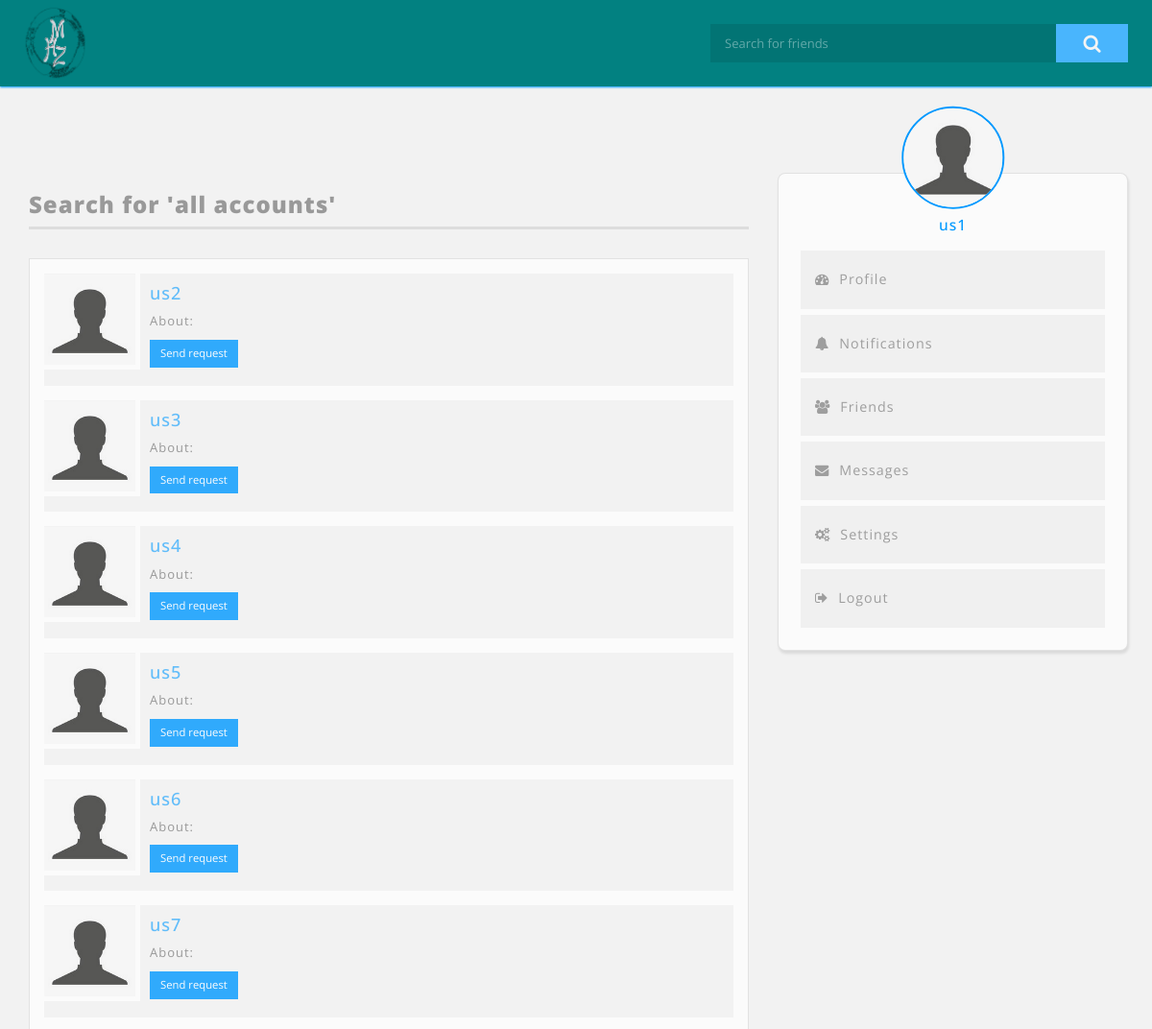
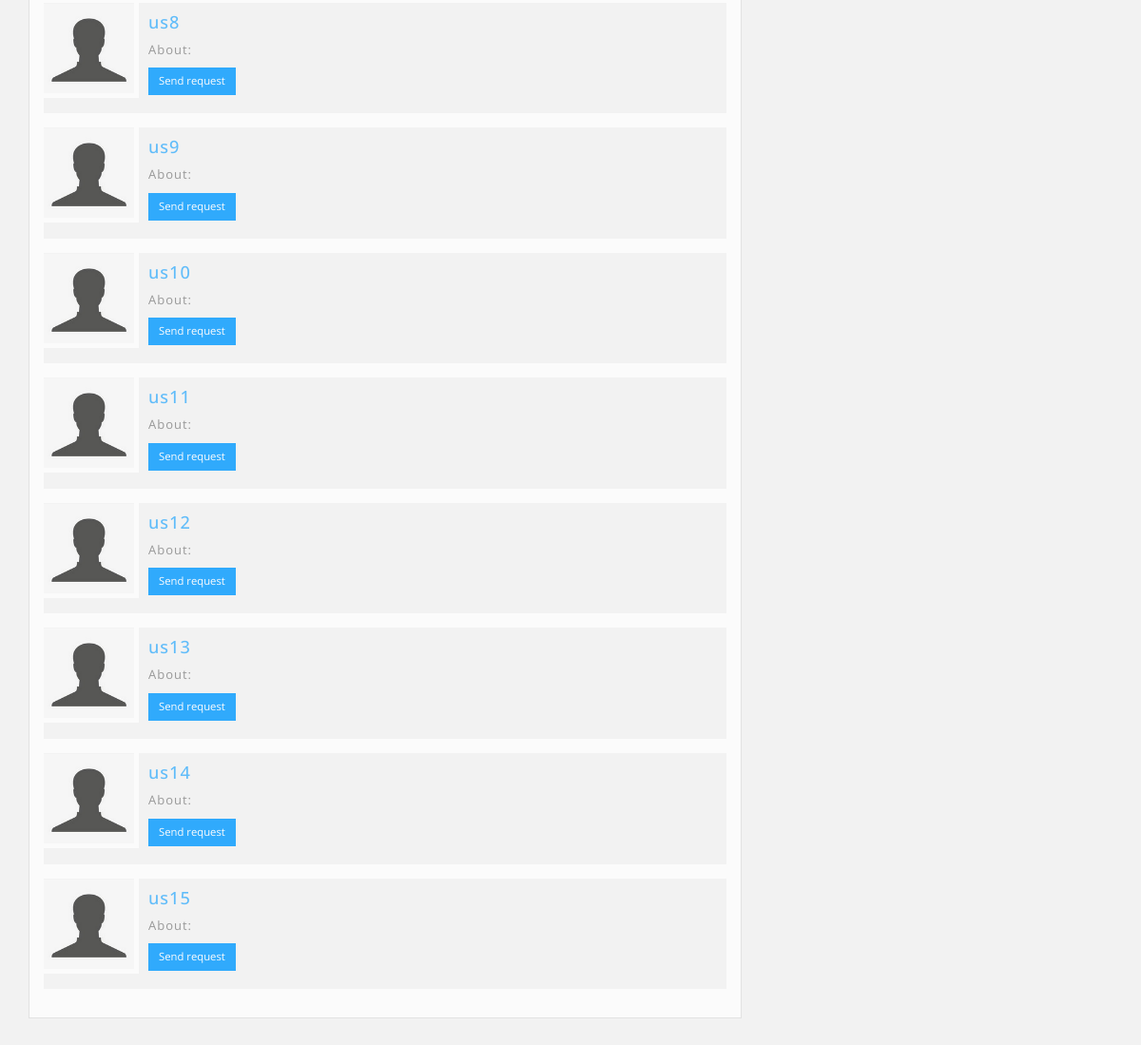
The page /search.php (signed in) on the database its author committed (2 pictures, top to bottom).
### tables this page shows
CREATE TABLE accounts (
    id INT PRIMARY KEY AUTO_INCREMENT,
    first_name CHAR(20) NOT NULL,
    last_name CHAR(20) NOT NULL,
    nick_name VARCHAR(40),
    email CHAR(50) UNIQUE NOT NULL,
    password CHAR(255) NOT NULL,
    picture TEXT,
    marital_status CHAR(20),
    data_of_birth DATE,
    gender CHAR(10),
    about TEXT,
    hometown VARCHAR(50)
);

### core/init.php (called while the page is built, shortened)
<?php
$coreClasses = [
    'Post'          => 'wall' . DS . 'Post',
    'Comment'       => 'wall' . DS . 'Comment',
    'Like'          => 'wall' . DS . 'Like',
    'User'          => 'account' . DS . 'User',
    'Profile'       => 'account' . DS . 'Profile',
    'Friend'        => 'account' . DS . 'Friend',
    'DB'            => 'utilities' . DS . 'DB',
    'Validator'     => 'utilities' . DS . 'Validator',
    'UploadedFile'  => 'utilities' . DS . 'UploadedFile',
    'Message'  => 'Message'
];
if (User::isLoggedin()) {
    $currentProfile = (new Profile($_SESSION['user']))->getData();
}
$userPath = BASEURL . 'uploads/users/';
$templates = PATH . 'include' . DS . 'template' . DS;
require $templates . 'header.php';

### classes/account/Friend.php (called while the page is built, shortened)
<?php
class Friend extends User
{
    private $userId;
    function __construct($id)
    {
        $this->userId = $id;
    }
    public function searchForFriends($search)
    {
        $search = "%$search%";
        $params = [
            ':me1'      => $this->userId,
            ':me2'      => $this->userId,
            ':me3'      => $this->userId,
            ':search1'  => $search,
            ':search2'  => $search,
            ':search3'  => $search,
            ':search4'  => $search
        ];
        $db = DB::getInstance();
        $db->select('accounts.*, requests.*
                        FROM
                            accounts
                        LEFT JOIN
                            requests
                          ON
                            (accounts.id = send_id AND received_id = :me1)
                                OR
                            (accounts.id = received_id AND send_id = :me2)
                        WHERE
                            accounts.id != :me3
                        AND (
                            first_name LIKE :search1
                                OR
                            last_name LIKE :search2
                                OR
                            nick_name LIKE :search3
                                OR
                            email LIKE :search4)', $params);
        return $db->results();
    }
}

### classes/utilities/DB.php (called while the page is built, shortened)
<?php
class DB
{
    private static $_instance;
    private $_pdo;
    private $_results;
    private $_errors = false;
    private function __construct()
    {
        try {
            $options = [
                PDO::MYSQL_ATTR_INIT_COMMAND => 'SET NAMES UTF8',
                PDO::ATTR_DEFAULT_FETCH_MODE => PDO::FETCH_OBJ,
                PDO::ATTR_ERRMODE => PDO::ERRMODE_EXCEPTION
            ];
            extract($GLOBALS['_config']);
            $this->_pdo = new PDO("mysql:host=$host;dbname=$database", $username, $password, $options);
        } catch (PDOException $e) {
            exit($e->getMessage());
        }
    }
    public static function getInstance()
    {
        if (!isset(self::$_instance)) {
            self::$_instance = new DB();
        } else {
            self::$_instance->_results = null;
            self::$_instance->_count = 0;
            self::$_instance->_lastId = 0;
            self::$_instance->_errors = false;
        }
        return self::$_instance;
    }
    private function query($sql, $params = [])
    {
        if ($statement = $this->_pdo->prepare($sql)) {
            if ($statement->execute($params)) {
                if (strpos($sql, 'SELECT') === 0) {
                    $this->_results = $statement->fetchAll();
                }
            } else {
                $this->_errors = true;
            }
        } else {
            $this->_errors = true;
        }
        return $this->_errors;
    }
    public function select($sql, $params = [])
    {
        $sql = 'SELECT ' . $sql;
        if (!$this->query($sql, $params)) {
            return $this->_results;
        }
        return false;
    }
    public function results()
    {
        return $this->_results;
    }
    public function first()
    {
        return $this->_results[0];
    }
}

### classes/account/Profile.php (called while the page is built, shortened)
<?php
class Profile extends User
{
    private $userId;
    function __construct($id, $data = null)
    {
        $this->userId = $id;
    }
    public function getData()
    {
        $db = DB::getInstance();
        $db->select('* FROM accounts WHERE id = :id', [
            ':id' => $this->userId
        ]);
        $user = $db->first();
        $user->nick_name = self::nickName($user);
        $user->picture = self::profilePicture($user);
        return $user;
    }
    public static function profilePicture($profile)
    {
        if (empty($profile->gender)) {
            return 'default-male.png';
        }
        return "default-{$profile->gender}.png";
    }
    public static function nickName($profile)
    {
        return $profile->nick_name ?: "$profile->first_name $profile->last_name";
    }
}

### search.php (the view, shortened to what this page needs)
<?php
require 'core' . DIRECTORY_SEPARATOR . 'init.php';
$friends = new Friend($_SESSION['user']);
$key = $_POST['friend'] ?: 'all accounts';
$accounts = $friends->searchForFriends($_POST['friend']);
?>
            <?php include $templates . 'navbar.php'; ?>
            <div class="container">
                <div class="row wallpaper">
                    <div class="col-md-8">
                        <h3 class="page_header">Search for '<?= $key; ?>'</h3>
                        <div class="search_page page">
                        <?php foreach ($accounts as $account) {
                            $nickName = Profile::nickName($account);
                            $picture = Profile::profilePicture($account);
                        ?>
                            <div class="account">
                                <img src="<?= $userPath . $picture; ?>" alt="user">
                                <div class="bio">
                                    <h5>
                                        <a href="profile.php?id=<?= $account->id; ?>"><?= $nickName; ?></a>
                                    </h5>
                                    <p>
                                        About: <?= $account->about; ?>
                                    </p>
                                    <div>
                                        <?php
                                            switch ($account->status) {
                                                        ?>
                                                    <?php
                                                default:
                                                    ?>
                                                    <form method="post">
                                                        <button type="submit" class="btn btn-sm" name="friend_request">Send request</button>
                                                    </form>
                                                    <?php
                                                    break;
                                            }
                                        ?>
                                    </div>
                                </div>
                            </div>
                        <?php } ?>
                        </div>
                    </div>
                    <div class="col-md-4">
                        <?php include $templates . 'sidebar.php'; ?>
                    </div>
                </div>
            </div>
<?php include $templates . 'footer.php'; ?>

### include/template/sidebar.php
<div class="sidebar">
    <div class="bio">
        <img src="<?= $userPath . $currentProfile->picture; ?>" alt="Profile Picture">
        <h3>
            <?= $currentProfile->nick_name; ?>
        </h3>
    </div>
    <div class="menu">
        <ul>
            <li><a href="profile.php?id=<?= $_SESSION['user']; ?>"><span class="fa fa-tachometer"></span>Profile</a></li>
            <li><a href="notifications.php"><span class="fa fa-bell"></span>Notifications</a></li>
            <li><a href="friends.php?id=<?= $currentProfile->id; ?>"><span class="fa fa-users"></span>Friends</a></li>
            <li><a href="#"><span class="fa fa-envelope"></span>Messages</a></li>
            <li><a href="settings.php"><span class="fa fa-cogs"></span>Settings</a></li>
            <li><a href="?logout"><span class="fa fa-sign-out"></span>Logout</a></li>
        </ul>
    </div>
</div>

### layout/css/style.css (style rules this page uses)
* { outline: none !important; -webkit-box-sizing: border-box; box-sizing: border-box; }
body { background-color: #f2f2f2; font-family: 'Open Sans', sans-serif; letter-spacing: 1px; font-size: 13px }
a,a:hover,a:focus { text-decoration: none !important; outline: 0 !important; }
.wallpaper { min-height: 100vh; margin-top: 180px; }
.page { background-color: #fbfbfb; padding: 15px; margin-bottom: 40px; border: 1px solid rgba(0,0,0,0.1); }
.page_header { padding: 0 0 10px 0; margin-bottom: 30px; font-weight: 900; color: #999; border-bottom: 3px solid #ddd; }
.sidebar { margin-right: -5px; padding: 0 20px 10px 20px; border-radius: 8px; background-color: #fbfbfb; border: 1px solid rgba(0,0,0,0.1); -webkit-box-shadow: 1px 3px 3px rgba(0,0,0,0.1); box-shadow: 1px 3px 3px rgba(0,0,0,0.1); }
.sidebar .bio { position: relative; padding-top: 25px; }
.sidebar .bio img { position: absolute; top: 0; right: 50%; width: 33%; max-width: 110px; min-width: 65px; z-index: 3; border-radius: 50%; border: 2px solid #09f; -webkit-transform: translate(50%, -66%); transform: translate(50%, -66%); }
.sidebar .bio h3 { position: relative; text-align: center; font-size: 1.2em; color: #09f; }
.sidebar .menu { margin-top: 15px; }
.sidebar .menu ul { padding-left: 0; list-style: none; }
.sidebar .menu ul li { font-size: 1.1em; cursor: pointer; border: 3px solid #fbfbfb; background-color: #f0f0f0; }
.sidebar .menu ul li a { display: block; padding: 20px 15px; color: #9e9e9e; }
.sidebar .menu ul li a span { margin-right: 10px; }
.page .account { background-color: #f2f2f2; margin-bottom: 15px; display: -webkit-box; display: -ms-flexbox; display: flex; color: #999; padding: 0 0 9px 0; }
.page .account > img { width: 100px; height: 100px; margin-right: 10px; border-right: 5px solid #fbfbfb; border-bottom: 5px solid #fbfbfb; }
.page .account > .bio > h5 a { font-size: 1.3em; color: #09f; opacity: 0.6; }
.page .account > .bio > div button { margin-bottom: 10px; border-radius: 0; background-color: #09f; color: #fff; opacity: 0.8; font-size: 0.87em; }

### rows shown on the page
accounts: nick_name "us2"
accounts: nick_name "us3"
accounts: nick_name "us4"
accounts: nick_name "us5"
accounts: nick_name "us6"
accounts: nick_name "us7"
accounts: nick_name "us8"
accounts: nick_name "us9"
accounts: nick_name "us10"
accounts: nick_name "us11"
accounts: nick_name "us12"
accounts: nick_name "us13"
accounts: nick_name "us14"
accounts: nick_name "us15"
accounts: nick_name "us1"

### other values the page prints
$key "all accounts"
